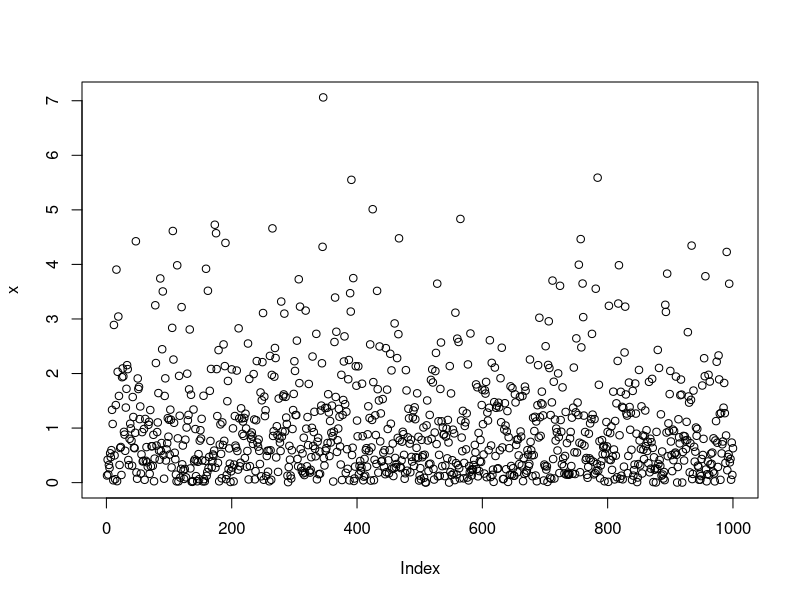

This chart was generated by the following R code: (Note: this script raises an error after producing the figure.)
## ---- chunk 1
knitr::opts_chunk$set(echo = TRUE)
## ---- chunk 2
#This is an example using include = T, message = T, warning=T, echo = T, fig.cap="Figure 1".
x = rexp(1000)
min(x)
max(x)
plot(x)
## ---- chunk 3
knitr::include_graphics("figures/orange.jpeg")
## ---- chunk 4
#default R printout
print(head(mtcars))

#kable (from knitr)
library(knitr)
kable(head(mtcars),digits =1,caption = "An motorcars table")
